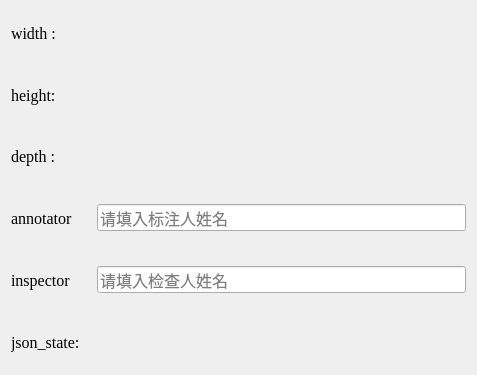
<?xml version="1.0" encoding="UTF-8"?>
<ui version="4.0">
 <class>Form</class>
 <widget class="QWidget" name="Form">
  <property name="geometry">
   <rect>
    <x>0</x>
    <y>0</y>
    <width>477</width>
    <height>375</height>
   </rect>
  </property>
  <property name="minimumSize">
   <size>
    <width>0</width>
    <height>100</height>
   </size>
  </property>
  <property name="font">
   <font>
    <family>Times New Roman</family>
    <pointsize>12</pointsize>
   </font>
  </property>
  <property name="windowTitle">
   <string>Form</string>
  </property>
  <layout class="QVBoxLayout" name="verticalLayout">
   <property name="spacing">
    <number>0</number>
   </property>
   <property name="leftMargin">
    <number>2</number>
   </property>
   <property name="topMargin">
    <number>2</number>
   </property>
   <property name="rightMargin">
    <number>2</number>
   </property>
   <property name="bottomMargin">
    <number>2</number>
   </property>
   <item>
    <widget class="QWidget" name="widget" native="true">
     <layout class="QHBoxLayout" name="horizontalLayout">
      <property name="leftMargin">
       <number>9</number>
      </property>
      <property name="topMargin">
       <number>0</number>
      </property>
      <property name="rightMargin">
       <number>9</number>
      </property>
      <property name="bottomMargin">
       <number>0</number>
      </property>
      <item>
       <widget class="QLabel" name="label">
        <property name="minimumSize">
         <size>
          <width>60</width>
          <height>0</height>
         </size>
        </property>
        <property name="maximumSize">
         <size>
          <width>60</width>
          <height>16777215</height>
         </size>
        </property>
        <property name="text">
         <string>width :</string>
        </property>
       </widget>
      </item>
      <item>
       <widget class="QLabel" name="label_width">
        <property name="text">
         <string/>
        </property>
       </widget>
      </item>
     </layout>
    </widget>
   </item>
   <item>
    <widget class="QWidget" name="widget_2" native="true">
     <layout class="QHBoxLayout" name="horizontalLayout_2">
      <property name="leftMargin">
       <number>9</number>
      </property>
      <property name="topMargin">
       <number>0</number>
      </property>
      <property name="rightMargin">
       <number>9</number>
      </property>
      <property name="bottomMargin">
       <number>0</number>
      </property>
      <item>
       <widget class="QLabel" name="label_2">
        <property name="minimumSize">
         <size>
          <width>60</width>
          <height>0</height>
         </size>
        </property>
        <property name="maximumSize">
         <size>
          <width>60</width>
          <height>16777215</height>
         </size>
        </property>
        <property name="text">
         <string>height:</string>
        </property>
       </widget>
      </item>
      <item>
       <widget class="QLabel" name="label_height">
        <property name="text">
         <string/>
        </property>
       </widget>
      </item>
     </layout>
    </widget>
   </item>
   <item>
    <widget class="QWidget" name="widget_4" native="true">
     <layout class="QHBoxLayout" name="horizontalLayout_4">
      <property name="leftMargin">
       <number>9</number>
      </property>
      <property name="topMargin">
       <number>0</number>
      </property>
      <property name="rightMargin">
       <number>9</number>
      </property>
      <property name="bottomMargin">
       <number>0</number>
      </property>
      <item>
       <widget class="QLabel" name="label_3">
        <property name="minimumSize">
         <size>
          <width>60</width>
          <height>0</height>
         </size>
        </property>
        <property name="maximumSize">
         <size>
          <width>60</width>
          <height>16777215</height>
         </size>
        </property>
        <property name="text">
         <string>depth :</string>
        </property>
       </widget>
      </item>
      <item>
       <widget class="QLabel" name="label_depth">
        <property name="text">
         <string/>
        </property>
       </widget>
      </item>
     </layout>
    </widget>
   </item>
   <item>
    <widget class="QWidget" name="widget_5" native="true">
     <layout class="QHBoxLayout" name="horizontalLayout_5">
      <property name="leftMargin">
       <number>9</number>
      </property>
      <property name="topMargin">
       <number>0</number>
      </property>
      <property name="rightMargin">
       <number>9</number>
      </property>
      <property name="bottomMargin">
       <number>0</number>
      </property>
      <item>
       <widget class="QLabel" name="label_5">
        <property name="minimumSize">
         <size>
          <width>80</width>
          <height>0</height>
         </size>
        </property>
        <property name="maximumSize">
         <size>
          <width>80</width>
          <height>16777215</height>
         </size>
        </property>
        <property name="text">
         <string>annotator</string>
        </property>
       </widget>
      </item>
      <item>
       <widget class="QLineEdit" name="lineEdit_note">
        <property name="minimumSize">
         <size>
          <width>180</width>
          <height>0</height>
         </size>
        </property>
        <property name="placeholderText">
         <string>请填入标注人姓名</string>
        </property>
       </widget>
      </item>
     </layout>
    </widget>
   </item>
   <item>
    <widget class="QWidget" name="widget_3" native="true">
     <layout class="QHBoxLayout" name="horizontalLayout_3">
      <property name="leftMargin">
       <number>9</number>
      </property>
      <property name="topMargin">
       <number>0</number>
      </property>
      <property name="rightMargin">
       <number>9</number>
      </property>
      <property name="bottomMargin">
       <number>0</number>
      </property>
      <item>
       <widget class="QLabel" name="label_6">
        <property name="minimumSize">
         <size>
          <width>80</width>
          <height>0</height>
         </size>
        </property>
        <property name="maximumSize">
         <size>
          <width>80</width>
          <height>80</height>
         </size>
        </property>
        <property name="text">
         <string>inspector</string>
        </property>
       </widget>
      </item>
      <item>
       <widget class="QLineEdit" name="lineEdit_note">
        <property name="minimumSize">
         <size>
          <width>180</width>
          <height>0</height>
         </size>
        </property>
        <property name="text">
         <string/>
        </property>
        <property name="placeholderText">
         <string>请填入检查人姓名</string>
        </property>
       </widget>
      </item>
     </layout>
    </widget>
   </item>
   <item>
    <widget class="QWidget" name="widget_7" native="true">
     <layout class="QHBoxLayout" name="horizontalLayout_7">
      <property name="leftMargin">
       <number>9</number>
      </property>
      <property name="topMargin">
       <number>0</number>
      </property>
      <property name="rightMargin">
       <number>9</number>
      </property>
      <property name="bottomMargin">
       <number>0</number>
      </property>
      <item>
       <widget class="QLabel" name="label_7">
        <property name="minimumSize">
         <size>
          <width>80</width>
          <height>0</height>
         </size>
        </property>
        <property name="maximumSize">
         <size>
          <width>80</width>
          <height>16777215</height>
         </size>
        </property>
        <property name="text">
         <string>json_state:</string>
        </property>
       </widget>
      </item>
      <item>
       <widget class="QLabel" name="json_state">
        <property name="text">
         <string/>
        </property>
       </widget>
      </item>
     </layout>
    </widget>
   </item>
  </layout>
 </widget>
 <resources/>
 <connections/>
</ui>
